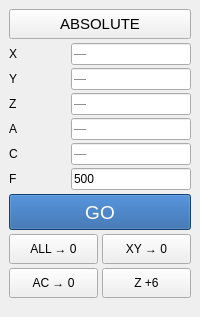
<?xml version="1.0" encoding="UTF-8"?>
<ui version="4.0">
 <class>MOVE</class>
 <widget class="QWidget" name="MOVE">
  <property name="sidebar" stdset="0">
   <bool>true</bool>
  </property>
  <property name="maximumSize">
   <size><width>280</width><height>16777215</height></size>
  </property>
  <layout class="QVBoxLayout" name="moveOuter">
   <property name="leftMargin"><number>0</number></property>
   <property name="topMargin"><number>0</number></property>
   <property name="rightMargin"><number>0</number></property>
   <property name="bottomMargin"><number>0</number></property>
   <item>
    <widget class="QScrollArea" name="moveScroll">
     <!-- scroll area = the panel's content height can NEVER inflate the
          window minimum (the raw stack pushed the main window to 1920x1359
          on a 1920x1200 screen) -->
     <property name="widgetResizable"><bool>true</bool></property>
     <property name="frameShape"><enum>QFrame::NoFrame</enum></property>
     <widget class="QWidget" name="moveContent">
      <layout class="QVBoxLayout" name="moveLayout">
       <property name="spacing"><number>4</number></property>
       <item>
        <widget class="QPushButton" name="btn_mode">
         <property name="minimumSize"><size><width>0</width><height>30</height></size></property>
         <property name="checkable"><bool>true</bool></property>
         <property name="text"><string>ABSOLUTE</string></property>
         <property name="styleSheet"><string notr="true">font: 75 11pt;</string></property>
        </widget>
       </item>
       <item>
        <layout class="QGridLayout" name="axGrid">
         <property name="horizontalSpacing"><number>4</number></property>
         <property name="verticalSpacing"><number>3</number></property>
         <item row="0" column="0"><widget class="QLabel" name="lbl_mx"><property name="text"><string>X</string></property></widget></item>
         <item row="0" column="1"><widget class="QLineEdit" name="in_x"><property name="maximumSize"><size><width>120</width><height>16777215</height></size></property><property name="placeholderText"><string>—</string></property></widget></item>
         <item row="1" column="0"><widget class="QLabel" name="lbl_my"><property name="text"><string>Y</string></property></widget></item>
         <item row="1" column="1"><widget class="QLineEdit" name="in_y"><property name="maximumSize"><size><width>120</width><height>16777215</height></size></property><property name="placeholderText"><string>—</string></property></widget></item>
         <item row="2" column="0"><widget class="QLabel" name="lbl_mz"><property name="text"><string>Z</string></property></widget></item>
         <item row="2" column="1"><widget class="QLineEdit" name="in_z"><property name="maximumSize"><size><width>120</width><height>16777215</height></size></property><property name="placeholderText"><string>—</string></property></widget></item>
         <item row="3" column="0"><widget class="QLabel" name="lbl_ma"><property name="text"><string>A</string></property></widget></item>
         <item row="3" column="1"><widget class="QLineEdit" name="in_a"><property name="maximumSize"><size><width>120</width><height>16777215</height></size></property><property name="placeholderText"><string>—</string></property></widget></item>
         <item row="4" column="0"><widget class="QLabel" name="lbl_mc"><property name="text"><string>C</string></property></widget></item>
         <item row="4" column="1"><widget class="QLineEdit" name="in_c"><property name="maximumSize"><size><width>120</width><height>16777215</height></size></property><property name="placeholderText"><string>—</string></property></widget></item>
         <item row="5" column="0"><widget class="QLabel" name="lbl_mf"><property name="text"><string>F</string></property></widget></item>
         <item row="5" column="1"><widget class="QLineEdit" name="in_f"><property name="maximumSize"><size><width>120</width><height>16777215</height></size></property><property name="text"><string>500</string></property></widget></item>
        </layout>
       </item>
       <item>
        <widget class="QPushButton" name="btn_go">
         <property name="minimumSize"><size><width>0</width><height>36</height></size></property>
         <property name="text"><string>GO</string></property>
         <property name="styleSheet"><string notr="true">font: 75 14pt; background: rgb(30,90,160); color: white;</string></property>
        </widget>
       </item>
       <item>
        <layout class="QGridLayout" name="presetGrid">
         <property name="horizontalSpacing"><number>4</number></property>
         <property name="verticalSpacing"><number>4</number></property>
         <item row="0" column="0"><widget class="QPushButton" name="btn_all0">
          <property name="minimumSize"><size><width>0</width><height>30</height></size></property>
          <property name="text"><string>ALL → 0</string></property></widget></item>
         <item row="0" column="1"><widget class="QPushButton" name="btn_xy0">
          <property name="minimumSize"><size><width>0</width><height>30</height></size></property>
          <property name="text"><string>XY → 0</string></property></widget></item>
         <item row="1" column="0"><widget class="QPushButton" name="btn_ac0">
          <property name="minimumSize"><size><width>0</width><height>30</height></size></property>
          <property name="text"><string>AC → 0</string></property></widget></item>
         <item row="1" column="1"><widget class="QPushButton" name="btn_zp6">
          <property name="minimumSize"><size><width>0</width><height>30</height></size></property>
          <property name="text"><string>Z +6</string></property></widget></item>
        </layout>
       </item>
       <item>
        <spacer name="moveSpacer">
         <property name="orientation"><enum>Qt::Vertical</enum></property>
         <property name="sizeHint" stdset="0"><size><width>10</width><height>10</height></size></property>
        </spacer>
       </item>
      </layout>
     </widget>
    </widget>
   </item>
  </layout>
 </widget>
 <resources/>
 <connections/>
</ui>
